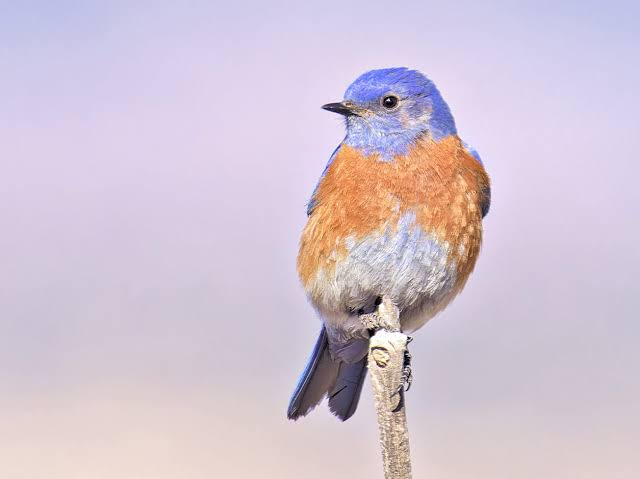
#> input picture lesson-14/homework/images/image.png, 640 x 479 px, found by its file name
$ python main.py
#> lines starting #> are read from the running program, lines starting #| are printed output that depends on the picture
import numpy as np
from PIL import Image
with Image.open("lesson-14/homework/images/image.png") as img:
#> img is the input picture: PIL image 640x479 RGB; mean R, G, B 210.9, 196.8, 211.5
    img_arr=np.array(img)

imgg=(img_arr[:,:,0]*0.299+img_arr[:,:,1]*0.587+img_arr[:,:,2]*0.114).astype(np.int8)
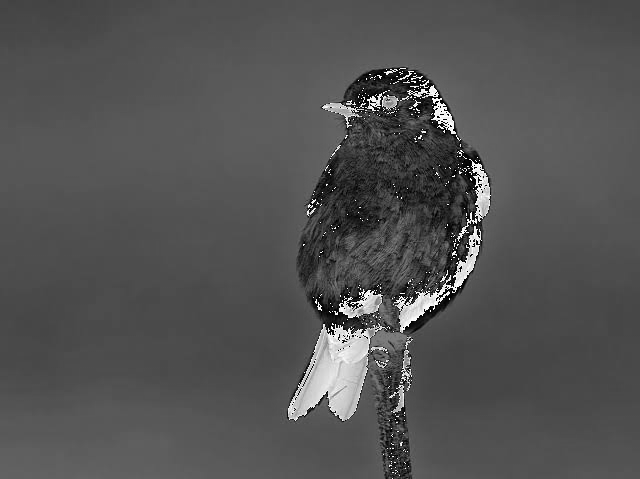
#> imgg: shape (479, 640) int8; min -128, max 127, mean -45.3; drawn with min black and max white

img2=Image.fromarray(imgg,"L")
img2.save("lesson-14/homework/images/bird.jpg")

# \\text{Grayscale}=0.299R+0.587G+0.114B\n",
